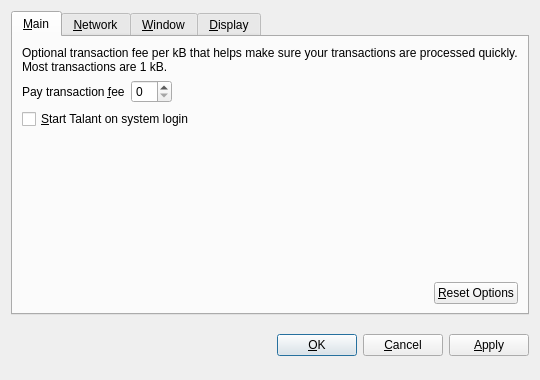
<?xml version="1.0" encoding="UTF-8"?>
<ui version="4.0">
 <class>OptionsDialog</class>
 <widget class="QDialog" name="OptionsDialog">
  <property name="geometry">
   <rect>
    <x>0</x>
    <y>0</y>
    <width>540</width>
    <height>380</height>
   </rect>
  </property>
  <property name="windowTitle">
   <string>Options</string>
  </property>
  <property name="modal">
   <bool>true</bool>
  </property>
  <layout class="QVBoxLayout" name="verticalLayout">
   <item>
    <widget class="QTabWidget" name="tabWidget">
     <property name="tabPosition">
      <enum>QTabWidget::North</enum>
     </property>
     <property name="currentIndex">
      <number>0</number>
     </property>
     <widget class="QWidget" name="tabMain">
      <attribute name="title">
       <string>&amp;Main</string>
      </attribute>
      <layout class="QVBoxLayout" name="verticalLayout_Main">
       <item>
        <widget class="QLabel" name="transactionFeeInfoLabel">
         <property name="text">
          <string>Optional transaction fee per kB that helps make sure your transactions are processed quickly. Most transactions are 1 kB.</string>
         </property>
         <property name="textFormat">
          <enum>Qt::PlainText</enum>
         </property>
         <property name="wordWrap">
          <bool>true</bool>
         </property>
        </widget>
       </item>
       <item>
        <layout class="QHBoxLayout" name="horizontalLayout_1_Main">
         <item>
          <widget class="QLabel" name="transactionFeeLabel">
           <property name="text">
            <string>Pay transaction &amp;fee</string>
           </property>
           <property name="textFormat">
            <enum>Qt::PlainText</enum>
           </property>
           <property name="buddy">
            <cstring>transactionFee</cstring>
           </property>
          </widget>
         </item>
         <item>
          <widget class="TalantAmountField" name="transactionFee"/>
         </item>
         <item>
          <spacer name="horizontalSpacer_1_Main">
           <property name="orientation">
            <enum>Qt::Horizontal</enum>
           </property>
           <property name="sizeHint" stdset="0">
            <size>
             <width>40</width>
             <height>20</height>
            </size>
           </property>
          </spacer>
         </item>
        </layout>
       </item>
       <item>
        <widget class="QCheckBox" name="talantAtStartup">
         <property name="toolTip">
          <string>Automatically start Talant after logging in to the system.</string>
         </property>
         <property name="text">
          <string>&amp;Start Talant on system login</string>
         </property>
        </widget>
       </item>
       <item>
        <spacer name="verticalSpacer_Main">
         <property name="orientation">
          <enum>Qt::Vertical</enum>
         </property>
         <property name="sizeHint" stdset="0">
          <size>
           <width>20</width>
           <height>40</height>
          </size>
         </property>
        </spacer>
       </item>
       <item>
        <layout class="QHBoxLayout" name="horizontalLayout_2_Main">
         <item>
          <spacer name="horizontalSpacer_2_Main">
           <property name="orientation">
            <enum>Qt::Horizontal</enum>
           </property>
           <property name="sizeHint" stdset="0">
            <size>
             <width>40</width>
             <height>20</height>
            </size>
           </property>
          </spacer>
         </item>
         <item>
          <widget class="QPushButton" name="resetButton">
           <property name="toolTip">
            <string>Reset all client options to default.</string>
           </property>
           <property name="text">
            <string>&amp;Reset Options</string>
           </property>
           <property name="autoDefault">
            <bool>false</bool>
           </property>
          </widget>
         </item>
        </layout>
       </item>
      </layout>
     </widget>
     <widget class="QWidget" name="tabNetwork">
      <attribute name="title">
       <string>&amp;Network</string>
      </attribute>
      <layout class="QVBoxLayout" name="verticalLayout_Network">
       <item>
        <widget class="QCheckBox" name="mapPortUpnp">
         <property name="toolTip">
          <string>Automatically open the Talant client port on the router. This only works when your router supports UPnP and it is enabled.</string>
         </property>
         <property name="text">
          <string>Map port using &amp;UPnP</string>
         </property>
        </widget>
       </item>
       <item>
        <widget class="QCheckBox" name="connectSocks">
         <property name="toolTip">
          <string>Connect to the Talant network through a SOCKS proxy (e.g. when connecting through Tor).</string>
         </property>
         <property name="text">
          <string>&amp;Connect through SOCKS proxy:</string>
         </property>
        </widget>
       </item>
       <item>
        <layout class="QHBoxLayout" name="horizontalLayout_Network">
         <item>
          <widget class="QLabel" name="proxyIpLabel">
           <property name="text">
            <string>Proxy &amp;IP:</string>
           </property>
           <property name="textFormat">
            <enum>Qt::PlainText</enum>
           </property>
           <property name="buddy">
            <cstring>proxyIp</cstring>
           </property>
          </widget>
         </item>
         <item>
          <widget class="QValidatedLineEdit" name="proxyIp">
           <property name="maximumSize">
            <size>
             <width>140</width>
             <height>16777215</height>
            </size>
           </property>
           <property name="toolTip">
            <string>IP address of the proxy (e.g. 127.0.0.1)</string>
           </property>
          </widget>
         </item>
         <item>
          <widget class="QLabel" name="proxyPortLabel">
           <property name="text">
            <string>&amp;Port:</string>
           </property>
           <property name="textFormat">
            <enum>Qt::PlainText</enum>
           </property>
           <property name="buddy">
            <cstring>proxyPort</cstring>
           </property>
          </widget>
         </item>
         <item>
          <widget class="QLineEdit" name="proxyPort">
           <property name="maximumSize">
            <size>
             <width>55</width>
             <height>16777215</height>
            </size>
           </property>
           <property name="toolTip">
            <string>Port of the proxy (e.g. 9050)</string>
           </property>
          </widget>
         </item>
         <item>
          <widget class="QLabel" name="socksVersionLabel">
           <property name="text">
            <string>SOCKS &amp;Version:</string>
           </property>
           <property name="textFormat">
            <enum>Qt::PlainText</enum>
           </property>
           <property name="buddy">
            <cstring>socksVersion</cstring>
           </property>
          </widget>
         </item>
         <item>
          <widget class="QValueComboBox" name="socksVersion">
           <property name="toolTip">
            <string>SOCKS version of the proxy (e.g. 5)</string>
           </property>
          </widget>
         </item>
         <item>
          <spacer name="horizontalSpacer_Network">
           <property name="orientation">
            <enum>Qt::Horizontal</enum>
           </property>
           <property name="sizeHint" stdset="0">
            <size>
             <width>40</width>
             <height>20</height>
            </size>
           </property>
          </spacer>
         </item>
        </layout>
       </item>
       <item>
        <spacer name="verticalSpacer_Network">
         <property name="orientation">
          <enum>Qt::Vertical</enum>
         </property>
         <property name="sizeHint" stdset="0">
          <size>
           <width>20</width>
           <height>40</height>
          </size>
         </property>
        </spacer>
       </item>
      </layout>
     </widget>
     <widget class="QWidget" name="tabWindow">
      <attribute name="title">
       <string>&amp;Window</string>
      </attribute>
      <layout class="QVBoxLayout" name="verticalLayout_Window">
       <item>
        <widget class="QCheckBox" name="minimizeToTray">
         <property name="toolTip">
          <string>Show only a tray icon after minimizing the window.</string>
         </property>
         <property name="text">
          <string>&amp;Minimize to the tray instead of the taskbar</string>
         </property>
        </widget>
       </item>
       <item>
        <widget class="QCheckBox" name="minimizeOnClose">
         <property name="toolTip">
          <string>Minimize instead of exit the application when the window is closed. When this option is enabled, the application will be closed only after selecting Quit in the menu.</string>
         </property>
         <property name="text">
          <string>M&amp;inimize on close</string>
         </property>
        </widget>
       </item>
       <item>
        <spacer name="verticalSpacer_Window">
         <property name="orientation">
          <enum>Qt::Vertical</enum>
         </property>
         <property name="sizeHint" stdset="0">
          <size>
           <width>20</width>
           <height>40</height>
          </size>
         </property>
        </spacer>
       </item>
      </layout>
     </widget>
     <widget class="QWidget" name="tabDisplay">
      <attribute name="title">
       <string>&amp;Display</string>
      </attribute>
      <layout class="QVBoxLayout" name="verticalLayout_Display">
       <item>
        <layout class="QHBoxLayout" name="horizontalLayout_1_Display">
         <item>
          <widget class="QLabel" name="langLabel">
           <property name="text">
            <string>User Interface &amp;language:</string>
           </property>
           <property name="textFormat">
            <enum>Qt::PlainText</enum>
           </property>
           <property name="buddy">
            <cstring>lang</cstring>
           </property>
          </widget>
         </item>
         <item>
          <widget class="QValueComboBox" name="lang">
           <property name="toolTip">
            <string>The user interface language can be set here. This setting will take effect after restarting Talant.</string>
           </property>
          </widget>
         </item>
        </layout>
       </item>
       <item>
        <layout class="QHBoxLayout" name="horizontalLayout_2_Display">
         <item>
          <widget class="QLabel" name="unitLabel">
           <property name="text">
            <string>&amp;Unit to show amounts in:</string>
           </property>
           <property name="textFormat">
            <enum>Qt::PlainText</enum>
           </property>
           <property name="buddy">
            <cstring>unit</cstring>
           </property>
          </widget>
         </item>
         <item>
          <widget class="QValueComboBox" name="unit">
           <property name="toolTip">
            <string>Choose the default subdivision unit to show in the interface and when sending coins.</string>
           </property>
          </widget>
         </item>
        </layout>
       </item>
       <item>
        <widget class="QCheckBox" name="displayAddresses">
         <property name="toolTip">
          <string>Whether to show Talant addresses in the transaction list or not.</string>
         </property>
         <property name="text">
          <string>&amp;Display addresses in transaction list</string>
         </property>
        </widget>
       </item>
       <item>
        <spacer name="verticalSpacer_Display">
         <property name="orientation">
          <enum>Qt::Vertical</enum>
         </property>
         <property name="sizeHint" stdset="0">
          <size>
           <width>20</width>
           <height>40</height>
          </size>
         </property>
        </spacer>
       </item>
      </layout>
     </widget>
    </widget>
   </item>
   <item>
    <layout class="QHBoxLayout" name="horizontalLayout_Buttons">
     <item>
      <spacer name="horizontalSpacer_1">
       <property name="orientation">
        <enum>Qt::Horizontal</enum>
       </property>
       <property name="sizeHint" stdset="0">
        <size>
         <width>40</width>
         <height>48</height>
        </size>
       </property>
      </spacer>
     </item>
     <item>
      <widget class="QLabel" name="statusLabel">
       <property name="font">
        <font>
         <weight>75</weight>
         <bold>true</bold>
        </font>
       </property>
       <property name="text">
        <string/>
       </property>
       <property name="textFormat">
        <enum>Qt::PlainText</enum>
       </property>
       <property name="wordWrap">
        <bool>true</bool>
       </property>
      </widget>
     </item>
     <item>
      <spacer name="horizontalSpacer_2">
       <property name="orientation">
        <enum>Qt::Horizontal</enum>
       </property>
       <property name="sizeHint" stdset="0">
        <size>
         <width>40</width>
         <height>48</height>
        </size>
       </property>
      </spacer>
     </item>
     <item>
      <widget class="QPushButton" name="okButton">
       <property name="text">
        <string>&amp;OK</string>
       </property>
      </widget>
     </item>
     <item>
      <widget class="QPushButton" name="cancelButton">
       <property name="text">
        <string>&amp;Cancel</string>
       </property>
       <property name="autoDefault">
        <bool>false</bool>
       </property>
      </widget>
     </item>
     <item>
      <widget class="QPushButton" name="applyButton">
       <property name="text">
        <string>&amp;Apply</string>
       </property>
       <property name="autoDefault">
        <bool>false</bool>
       </property>
      </widget>
     </item>
    </layout>
   </item>
  </layout>
 </widget>
 <customwidgets>
  <customwidget>
   <class>TalantAmountField</class>
   <extends>QSpinBox</extends>
   <header>talantamountfield.h</header>
  </customwidget>
  <customwidget>
   <class>QValueComboBox</class>
   <extends>QComboBox</extends>
   <header>qvaluecombobox.h</header>
  </customwidget>
  <customwidget>
   <class>QValidatedLineEdit</class>
   <extends>QLineEdit</extends>
   <header>qvalidatedlineedit.h</header>
  </customwidget>
 </customwidgets>
 <resources/>
 <connections/>
</ui>
